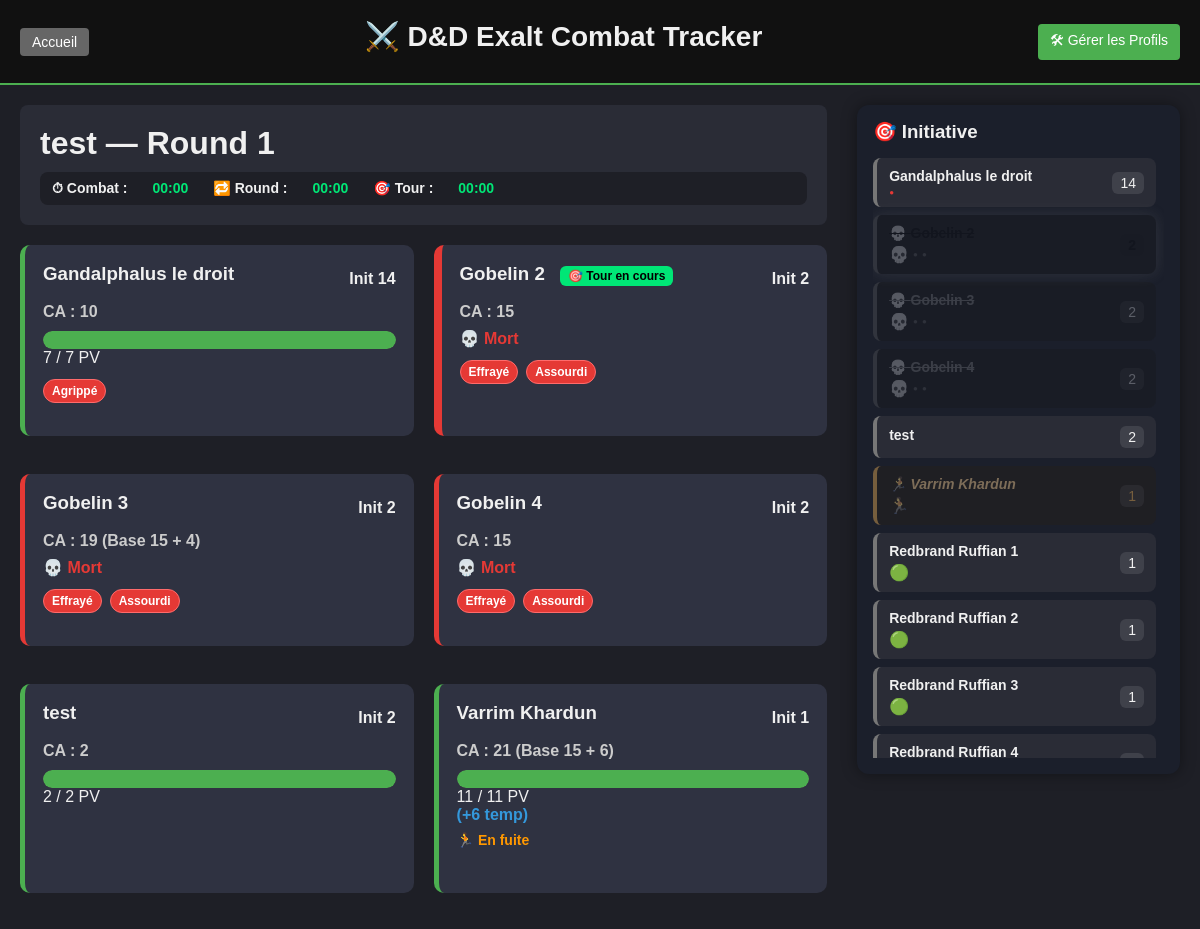
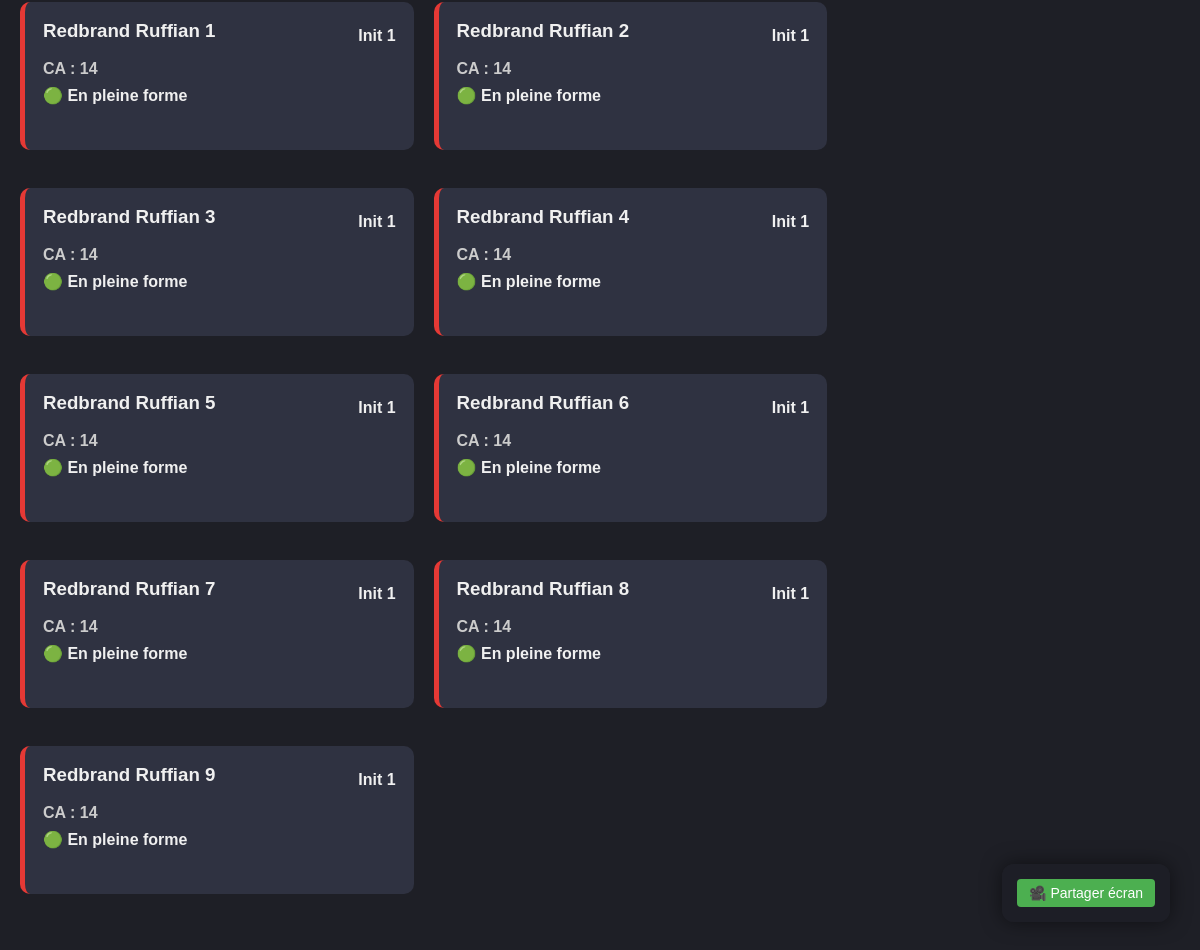
The page /combat/5/player on the database its author committed (2 pictures, top to bottom).
### app/models/combat.py (models this page shows)
class Combat(db.Model):
    id = db.Column(db.Integer, primary_key=True)
    name = db.Column(db.String(100))
    round = db.Column(db.Integer, default=1)
    current_turn = db.Column(db.Integer, default=0)
    notes = db.Column(db.Text)
    created_at = db.Column(db.DateTime, default=datetime.utcnow)
    is_closed = db.Column(db.Boolean, default=False)
    combatants = db.relationship('Combatant', backref='combat', cascade="all, delete")
    start_time = db.Column(db.DateTime, nullable=True)
    end_time = db.Column(db.DateTime, nullable=True)
    current_turn_start = db.Column(db.DateTime, nullable=True)
    current_round_start = db.Column(db.DateTime, nullable=True)
    has_started = db.Column(db.Boolean, default=False)

class Combatant(db.Model):
    id = db.Column(db.Integer, primary_key=True)
    combat_id = db.Column(db.Integer, db.ForeignKey('combat.id'), nullable=False)
    name = db.Column(db.String(100), nullable=False)
    type = db.Column(db.String(50))  # PJ, Ennemi, Boss, Neutre
    hp_max = db.Column(db.Integer, nullable=False)
    hp_current = db.Column(db.Integer, nullable=False)
    temp_hp = db.Column(db.Integer, default=0)
    initiative = db.Column(db.Integer, nullable=False)
    ac_base = db.Column(db.Integer, nullable=False)
    ac_bonus = db.Column(db.Integer, default=0)
    conditions = db.Column(db.String(255))
    is_dead = db.Column(db.Boolean, default=False)
    has_fled = db.Column(db.Boolean, default=False)
    is_hidden = db.Column(db.Boolean, default=False)
    group_id = db.Column(db.Integer, nullable=True)
    is_group = db.Column(db.Boolean, default=False)
    group_name = db.Column(db.String(100), nullable=True)
    notes = db.Column(db.Text)
    @property
    def ac_total(self):
        return self.ac_base + (self.ac_bonus or 0)

### app/routes/combat.py (the view)
@bp.route('/<int:combat_id>/player')
def view_combat_player(combat_id):
    from app.utils import get_current_actor
    combat = Combat.query.get_or_404(combat_id)
    combat_data = CombatService.get_combat_with_organized_data(combat_id)
    combatants_sorted = sorted(
        [c for c in combat.combatants],
        key=lambda x: x.initiative,
        reverse=True
    )
    current_actor = get_current_actor(combat)
    return render_template(
        'combat_player.html',
        combat=combat,
        combatants=combatants_sorted,
        current_actor=current_actor,
        start_time=combat.start_time,
        round_start=combat.current_round_start,
        turn_start=combat.current_turn_start,
        groups=combat_data['groups'],
        singles=combat_data['singles'],
        group_condition_states=combat_data['group_condition_states']
    )

### app/services/combat_service.py (called while the page is built, shortened)
    @staticmethod
    def _calculate_group_condition_states(groups):
        from app.utils import CONDITIONS_LIST
        group_condition_states = {}
        return group_condition_states

### app/utils/helpers.py (called while the page is built)
def get_current_actor(combat):
    combatants = sorted(
        [c for c in combat.combatants if not c.is_hidden],
        key=lambda x: x.initiative,
        reverse=True
    )
    if not combatants or combat.current_turn >= len(combatants):
        return None  # Aucun acteur valide trouvé
    return combatants[combat.current_turn]

### templates/combat_player.html (shortened to what this page needs)
{% extends "base.html" %}
{% block content %}
<div id="normal-view" class="combat-layout player-layout">
    <div class="combat-main">
        <div class="card">
            <h1 data-round="{{ combat.round }}">{{ combat.name }} — Round {{ combat.round }}</h1>
            {% if combat.has_started %}
            <div class="live-chrono-bar">
                ⏱ Combat : <span id="combat-time">00:00</span>
                🔁 Round : <span id="round-time">00:00</span>
                🎯 Tour : <span id="turn-time">00:00</span>
            </div>
            {% endif %}
        </div>
        <div class="combatants-grid">
            {% for c in combatants %}
            <div class="combatant {{ c.type.lower() }} {% if c == current_actor %}active-turn{% endif %}" data-combatant-id="{{ c.id }}">
                <div class="combatant-header">
                    <h3>
                        {{ c.name }}
                        {% if c == current_actor %}
                            <span class="turn-badge">🎯 Tour en cours</span>
                        {% endif %}
                    </h3>
                    <div class="initiative">Init {{ c.initiative }}</div>
                </div>
                <div class="ac-info">
                    CA : {{ c.ac_total }}
                    {% if c.ac_bonus != 0 %}
                        (Base {{ c.ac_base }} + {{ c.ac_bonus }})
                    {% endif %}
                </div>
                {% if c.type == "PJ" %}
                    {% set ratio = c.hp_current / c.hp_max %}
                    <div class="hp-container">
                        <div class="hp-bar-container">
                            <div class="hp-bar {% if ratio > 0.75 %}hp-green{% elif ratio > 0.4 %}hp-yellow{% elif ratio > 0.1 %}hp-orange{% else %}hp-red{% endif %}"
                                 style="width: {{ ratio * 100 }}%"></div>
                        </div>
                        <div class="hp-text">{{ c.hp_current }} / {{ c.hp_max }} PV</div>
                        {% if c.temp_hp > 0 %}
                            <span class="temp-hp-text">(+{{ c.temp_hp }} temp)</span>
                        {% else %}
                            <span class="temp-hp-text" style="display: none;"></span>
                        {% endif %}
                    </div>
                    <div class="pj-status">
                        {% if c.is_dead %}
                            💀 Mort
                        {% elif c.has_fled %}
                            🏃 En fuite
                        {% endif %}
                    </div>
                {% else %}
                    <div class="health-status
                        {% if c.is_dead %}dead
                        {% elif c.has_fled %}fled
                        {% else %}
                            {% set ratio = c.hp_current / c.hp_max %}
                            {% if ratio > 0.75 %}healthy
                            {% elif ratio > 0.4 %}wounded
                            {% else %}critical{% endif %}
                        {% endif %}">
                        {% if c.is_dead %}
                            💀 Mort
                        {% elif c.has_fled %}
                            🏃 En fuite
                        {% else %}
                            {% set ratio = c.hp_current / c.hp_max %}
                            {% if ratio > 0.75 %}
                                🟢 En pleine forme
                            {% elif ratio > 0.4 %}
                                🟡 Blessé
                            {% elif ratio > 0.1 %}
                                🟠 Gravement blessé
                            {% else %}
                                🔴 À l'agonie
                            {% endif %}
                        {% endif %}
                    </div>
                {% endif %}
                <div class="conditions">
                    {% if c.conditions %}
                        {% for cond in c.conditions.split(",") %}
                            {% if cond.strip() %}
                                <span class="condition-badge active-condition">{{ cond.strip() }}</span>
                            {% endif %}
                        {% endfor %}
                    {% endif %}
                </div>
            </div>
            {% endfor %}
        </div>
    </div>
    <div class="simple-initiative-panel">
        <h3>🎯 Initiative</h3>
        <div class="simple-initiative-list">
            {% for p in combatants %}
            <div class="simple-initiative-card {% if p == current_actor %}active-init{% endif %} {% if p.is_dead %}dead-init{% endif %} {% if p.has_fled %}fled-init{% endif %}"
                 data-combatant-id="{{ p.id }}">
                <div class="init-name-status">
                    <span class="init-name">
                        {% if p.is_dead %}💀 {% elif p.has_fled %}🏃 {% endif %}{{ p.name }}
                    </span>
                    <div class="init-status-icons">
                        {% if p.is_dead %}
                            <span style="color: #e53935;">💀</span>
                        {% elif p.has_fled %}
                            <span style="color: #ff9800;">🏃</span>
                        {% elif p.type != "PJ" %}
                            {% set ratio = p.hp_current / p.hp_max %}
                            {% if ratio > 0.75 %}🟢
                            {% elif ratio > 0.4 %}🟡
                            {% elif ratio > 0.1 %}🟠
                            {% else %}🔴{% endif %}
                        {% endif %}
                        {% if p.conditions %}
                            {% for cond in p.conditions.split(",") %}
                                {% if cond.strip() %}
                                    <span class="init-condition-dot" title="{{ cond.strip() }}">●</span>
                                {% endif %}
                            {% endfor %}
                        {% endif %}
                    </div>
                </div>
                <span class="init-initiative">{{ p.initiative }}</span>
            </div>
            {% endfor %}
        </div>
    </div>
</div>
<div class="floating-hud">
    <button class="btn btn-capture btn-primary" id="capture-button">🎥 Partager écran</button>
</div>
{% endblock %}

### static/css/base.css (style rules this page uses)
body { font-family: Arial, sans-serif; background-color: #1e1f26; color: #f0f0f0; margin: 0; padding: 0; }
h1, h2, h3 { margin: 0 0 10px 0; }

### static/css/layout.css (style rules this page uses)
.combat-layout { display: grid; grid-template-columns: 1fr 400px; gap: 30px; }
.player-layout { grid-template-columns: 3fr 1.2fr; }
.combat-main { min-width: 0; }
.combatants-grid { display: grid; grid-template-columns: repeat(auto-fit, minmax(350px, 1fr)); gap: 20px; margin-bottom: 20px; }

### static/css/components.css (style rules this page uses)
.card { background: #2a2c36; padding: 20px; margin-bottom: 20px; border-radius: 8px; }
.btn, .btn-primary, .btn-danger, .btn-secondary { padding: 6px 12px; border-radius: 4px; text-decoration: none; color: white; border: none; cursor: pointer; font-size: 14px; }
.btn { background: #555; }
.btn-primary { background: #4caf50; }
.hp-bar-container { background: #444; height: 18px; border-radius: 10px; margin-top: 10px; overflow: hidden; }
.hp-bar { height: 100%; border-radius: 10px; transition: width 0.3s ease; }
.hp-container { margin-top: 10px; }
.hp-green { background: #4caf50; }
.ac-info { margin-top: 8px; font-weight: bold; color: #ccc; }
.temp-hp-text { color: #3498db; font-weight: bold; }
.pj-status { margin-top: 8px; font-weight: bold; color: #ff9800; font-size: 14px; }
.health-status { margin-top: 8px; font-weight: bold; }
.conditions { display: flex; flex-wrap: wrap; gap: 8px; margin-top: 12px; margin-bottom: 15px; }
.condition-badge { padding: 4px 8px; background: #444; border-radius: 12px; font-size: 12px; text-decoration: none; color: white; border: 1px solid #666; cursor: pointer; transition: all 0.15s ease; }
.active-condition { background: #e53935; border: 1px solid #ff6b6b; font-weight: bold; }
.dead { color: #e53935; font-weight: bold; }

### static/css/hud.css (style rules this page uses)
.floating-hud { position: fixed; bottom: 30px; right: 30px; z-index: 2000; background: rgba(30, 31, 38, 0.95); border-radius: 12px; padding: 15px; box-shadow: 0 0 20px rgba(0, 0, 0, 0.5); display: flex; flex-direction: column; gap: 12px; max-width: 320px; }

### rows shown on the page
Combat: name "test", round "1"
Combatant: name "Gandalphalus le droit", initiative "14", ac_total "10", {{ ratio * 100 }} 100.0 (drawn), hp_current "7", hp_max "7", strip "Agrippé"
Combatant: name "Gobelin 2", shows "🎯 Tour en cours", initiative "2", ac_total "15", type "💀 Mort", strip "Effrayé" "Assourdi"
Combatant: name "Gobelin 3", initiative "2", ac_total "19", ac_base "15", ac_bonus "4", type "💀 Mort", strip "Effrayé" "Assourdi"
Combatant: name "Gobelin 4", initiative "2", ac_total "15", type "💀 Mort", strip "Effrayé" "Assourdi"
Combatant: name "test", initiative "2", ac_total "2", {{ ratio * 100 }} 100.0 (drawn), hp_current "2", hp_max "2"
Combatant: name "Varrim Khardun", initiative "1", ac_total "21", ac_base "15", ac_bonus "6", {{ ratio * 100 }} 100.0 (drawn), hp_current "11", hp_max "11", temp_hp "6", is_dead "🏃 En fuite"
Combatant: name "Redbrand Ruffian 1", initiative "1", ac_total "14", type "🟢 En pleine forme"
Combatant: name "Redbrand Ruffian 2", initiative "1", ac_total "14", type "🟢 En pleine forme"
Combatant: name "Redbrand Ruffian 3", initiative "1", ac_total "14", type "🟢 En pleine forme"
Combatant: name "Redbrand Ruffian 4", initiative "1", ac_total "14", type "🟢 En pleine forme"
Combatant: name "Redbrand Ruffian 5", initiative "1", ac_total "14", type "🟢 En pleine forme"
Combatant: name "Redbrand Ruffian 6", initiative "1", ac_total "14", type "🟢 En pleine forme"
Combatant: name "Redbrand Ruffian 7", initiative "1", ac_total "14", type "🟢 En pleine forme"
Combatant: name "Redbrand Ruffian 8", initiative "1", ac_total "14", type "🟢 En pleine forme"
Combatant: name "Redbrand Ruffian 9", initiative "1", ac_total "14", type "🟢 En pleine forme"
